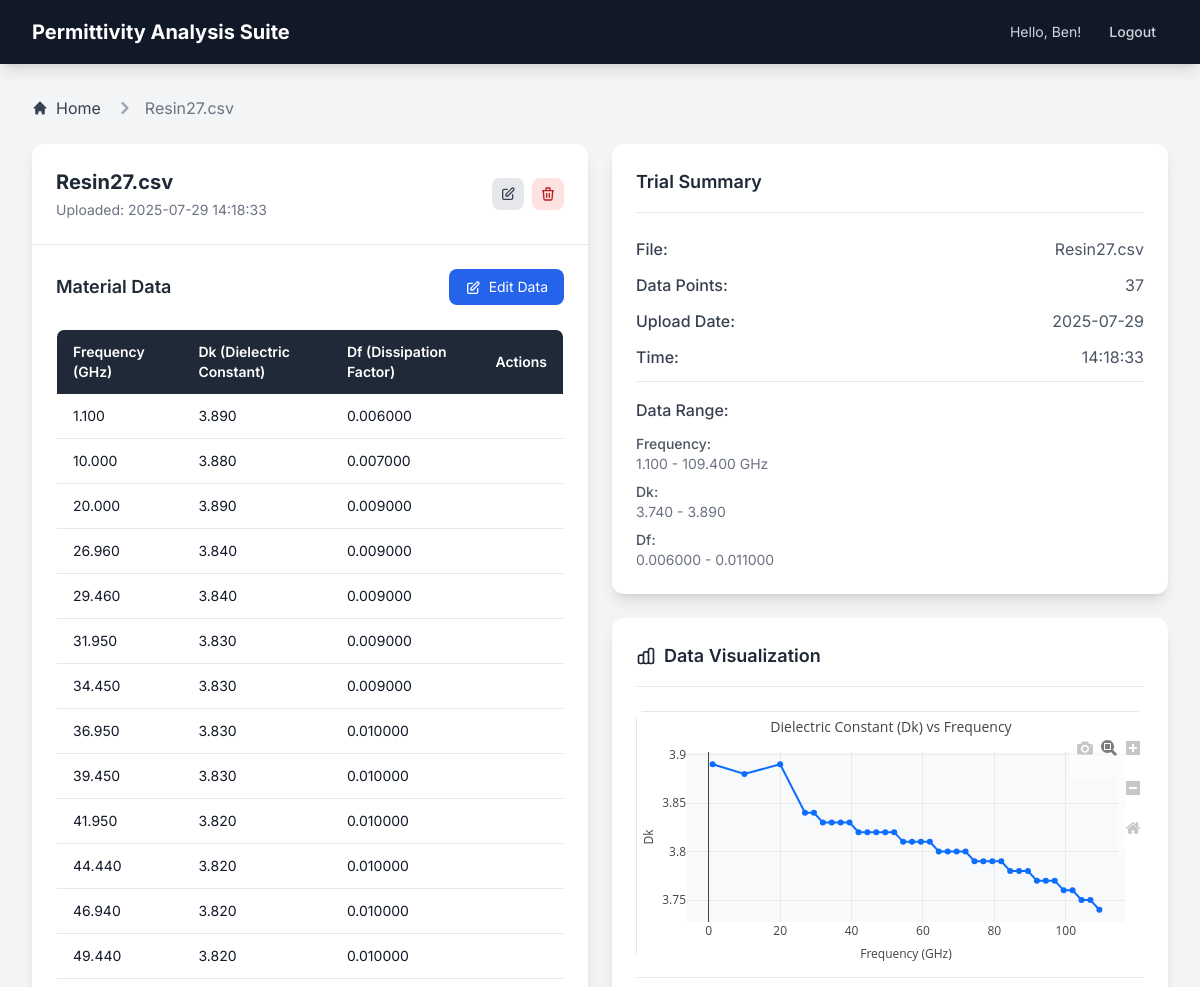
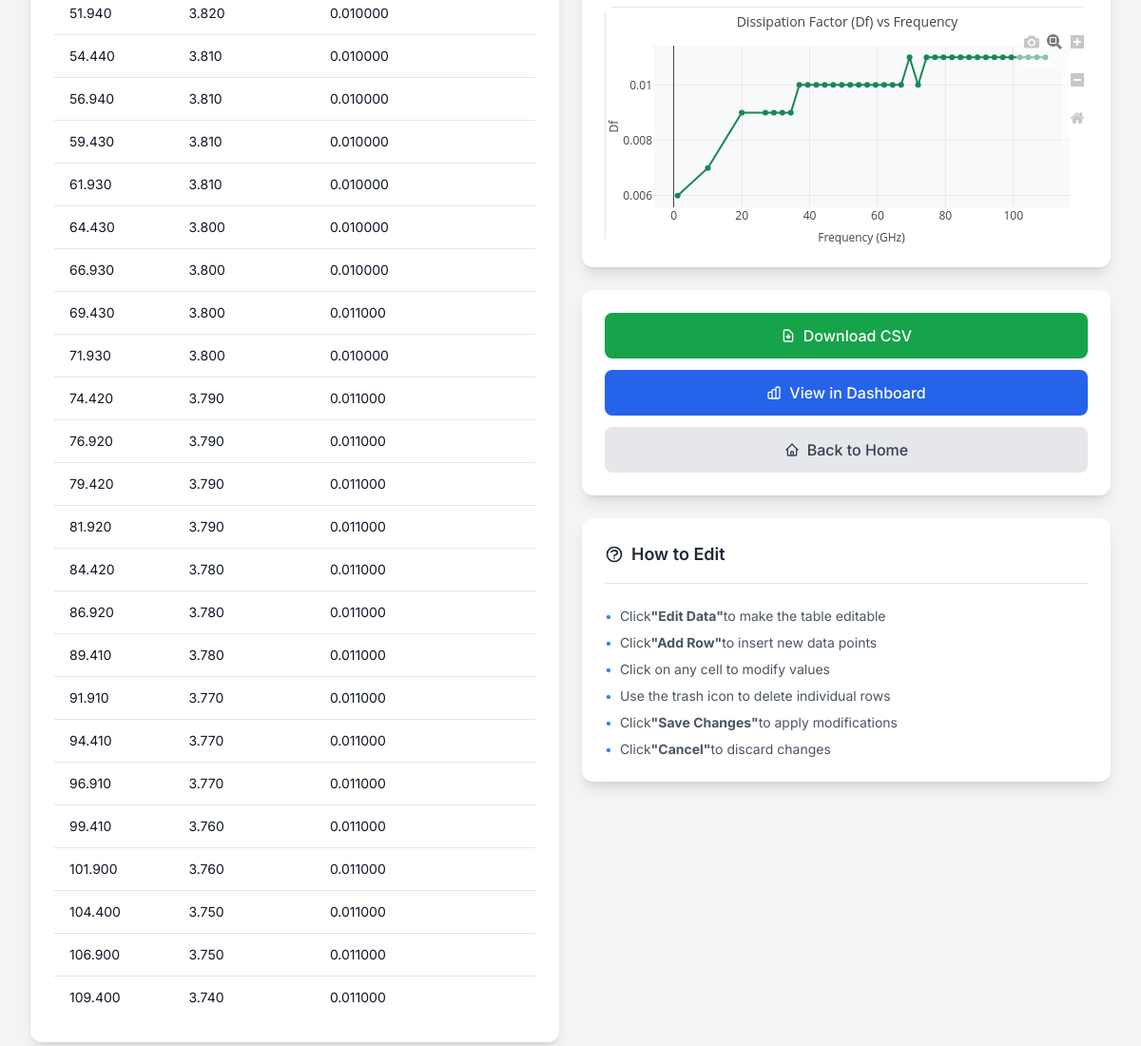
The page /trial/1 (signed in) on the database its author committed (2 pictures, top to bottom).
### app/auth/models.py (models this page shows, shortened)
class User(UserMixin, db.Model):
    id = db.Column(db.Integer, primary_key=True)
    username = db.Column(db.String(80), unique=True, nullable=False, index=True)
    email = db.Column(db.String(120), unique=True, nullable=False, index=True)
    password_hash = db.Column(db.String(128))
    trials = db.relationship('Trial', backref='user', lazy='dynamic')

class Trial(db.Model):
    id = db.Column(db.Integer, primary_key=True)
    filename = db.Column(db.String(255), nullable=False)
    upload_timestamp = db.Column(db.DateTime, default=datetime.utcnow, nullable=False)
    user_id = db.Column(db.Integer, db.ForeignKey('user.id'), nullable=False)
    data_fingerprint = db.Column(db.String(64), nullable=True, index=True)  # SHA256 hash of data content
    material_data = db.relationship('MaterialData', backref='trial', lazy='dynamic', cascade='all, delete-orphan')
    fitted_models = db.relationship('FittedModel', backref='trial', lazy='dynamic', cascade='all, delete-orphan')

class MaterialData(db.Model):
    id = db.Column(db.Integer, primary_key=True)
    frequency_ghz = db.Column(db.Float, nullable=False)
    dk = db.Column(db.Float, nullable=False)  # Dielectric constant
    df = db.Column(db.Float, nullable=False)  # Dissipation factor
    trial_id = db.Column(db.Integer, db.ForeignKey('trial.id'), nullable=False)

### app/main/routes.py (the view)
@bp.route('/trial/<int:trial_id>')
@login_required
def view_trial(trial_id):
    trial = Trial.query.filter_by(id=trial_id, user_id=current_user.id).first_or_404()
    material_data = trial.material_data.all()
    return render_template('view_trial.html', title=f'Trial: {trial.filename}',
                         trial=trial, material_data=material_data)

### app/templates/view_trial.html (shortened to what this page needs)
{% extends "base.html" %}
{% block content %}
<div class="mb-6">
    <nav class="flex" aria-label="Breadcrumb">
        <ol class="inline-flex items-center space-x-1 md:space-x-3">
            <li class="inline-flex items-center">
                <a href="{{ url_for('main.index') }}" class="text-gray-700 hover:text-blue-600 inline-flex items-center">
                    <svg class="w-4 h-4 mr-2" fill="currentColor" viewBox="0 0 20 20">
                        <path d="M10.707 2.293a1 1 0 00-1.414 0l-7 7a1 1 0 001.414 1.414L4 10.414V17a1 1 0 001 1h2a1 1 0 001-1v-2a1 1 0 011-1h2a1 1 0 011 1v2a1 1 0 001 1h2a1 1 0 001-1v-6.586l.293.293a1 1 0 001.414-1.414l-7-7z"/>
                    </svg>
                    Home
                </a>
            </li>
            <li>
                <div class="flex items-center">
                    <svg class="w-6 h-6 text-gray-400" fill="currentColor" viewBox="0 0 20 20">
                        <path fill-rule="evenodd" d="M7.293 14.707a1 1 0 010-1.414L10.586 10 7.293 6.707a1 1 0 011.414-1.414l4 4a1 1 0 010 1.414l-4 4a1 1 0 01-1.414 0z" clip-rule="evenodd"/>
                    </svg>
                    <span class="ml-1 text-gray-500 md:ml-2" aria-current="page">{{ trial.filename }}</span>
                </div>
            </li>
        </ol>
    </nav>
</div>
<div class="grid grid-cols-1 lg:grid-cols-2 gap-6">
    <div>
        <div class="bg-white rounded-xl shadow-lg">
            <div class="flex justify-between items-center border-b border-gray-200 p-6">
                <div>
                    <h3 class="text-xl font-bold text-gray-800 mb-1" data-trial-name="{{ trial.filename }}">{{ trial.filename }}</h3>
                    <p class="text-gray-500 text-sm mb-0">Uploaded: {{ trial.upload_timestamp.strftime('%Y-%m-%d %H:%M:%S') }}</p>
                </div>
                <div class="flex space-x-2">
                    <button type="button" class="bg-gray-200 hover:bg-gray-300 text-gray-700 p-2 rounded-lg text-sm transition-colors" id="edit-trial-btn" title="Edit trial name">
                        <svg class="w-4 h-4" fill="none" stroke="currentColor" viewBox="0 0 24 24">
                            <path stroke-linecap="round" stroke-linejoin="round" stroke-width="2" d="M11 5H6a2 2 0 00-2 2v11a2 2 0 002 2h11a2 2 0 002-2v-5m-1.414-9.414a2 2 0 112.828 2.828L11.828 15H9v-2.828l8.586-8.586z"/>
                        </svg>
                    </button>
                    <button type="button" class="bg-red-100 hover:bg-red-200 text-red-700 p-2 rounded-lg text-sm transition-colors" id="delete-trial-btn" title="Delete trial">
                        <svg class="w-4 h-4" fill="none" stroke="currentColor" viewBox="0 0 24 24">
                            <path stroke-linecap="round" stroke-linejoin="round" stroke-width="2" d="M19 7l-.867 12.142A2 2 0 0116.138 21H7.862a2 2 0 01-1.995-1.858L5 7m5 4v6m4-6v6m1-10V4a1 1 0 00-1-1h-4a1 1 0 00-1 1v3M4 7h16"/>
                        </svg>
                    </button>
                </div>
            </div>
            <div class="p-6">
                <div class="flex justify-between items-center mb-6">
                    <h5 class="text-lg font-semibold text-gray-800">Material Data</h5>
                    <div class="flex space-x-2">
                        <button type="button" class="bg-blue-600 hover:bg-blue-700 text-white py-2 px-4 text-sm rounded-lg transition-colors" id="edit-mode-btn">
                            <svg class="w-4 h-4 inline mr-1" fill="none" stroke="currentColor" viewBox="0 0 24 24">
                                <path stroke-linecap="round" stroke-linejoin="round" stroke-width="2" d="M11 5H6a2 2 0 00-2 2v11a2 2 0 002 2h11a2 2 0 002-2v-5m-1.414-9.414a2 2 0 112.828 2.828L11.828 15H9v-2.828l8.586-8.586z"/>
                            </svg>
                            Edit Data
                        </button>
                    </div>
                </div>
                <div class="table-container">
                    <table class="w-full border border-gray-200 rounded-lg overflow-hidden" id="material-data-table">
                        <thead class="bg-gray-800 text-white">
                            <tr>
                                <th class="px-4 py-3 text-left text-sm font-semibold">Frequency (GHz)</th>
                                <th class="px-4 py-3 text-left text-sm font-semibold">Dk (Dielectric Constant)</th>
                                <th class="px-4 py-3 text-left text-sm font-semibold">Df (Dissipation Factor)</th>
                                <th class="px-4 py-3 text-left text-sm font-semibold w-20">Actions</th>
                            </tr>
                        </thead>
                        <tbody class="bg-white divide-y divide-gray-200">
                            {% for data in material_data %}
                            <tr class="hover:bg-gray-50 transition-colors" data-data-id="{{ data.id }}">
                                <td class="px-4 py-3 text-sm text-gray-900">{{ "%.3f"|format(data.frequency_ghz) }}</td>
                                <td class="px-4 py-3 text-sm text-gray-900">{{ "%.3f"|format(data.dk) }}</td>
                                <td class="px-4 py-3 text-sm text-gray-900">{{ "%.6f"|format(data.df) }}</td>
                                <td class="px-4 py-3 text-sm text-gray-900"></td>
                            </tr>
                            {% endfor %}
                        </tbody>
                    </table>
                </div>
            </div>
        </div>
    </div>
    <div>
        <div class="bg-white rounded-xl shadow-lg p-6">
            <div class="border-b border-gray-200 pb-4 mb-6">
                <h5 class="text-lg font-semibold text-gray-800">Trial Summary</h5>
            </div>
            <div class="space-y-3">
                <div class="flex justify-between">
                    <span class="font-medium text-gray-700">File:</span>
                    <span class="text-gray-600" data-trial-name="{{ trial.filename }}">{{ trial.filename }}</span>
                </div>
                <div class="flex justify-between">
                    <span class="font-medium text-gray-700">Data Points:</span>
                    <span class="text-gray-600" data-stat="data-points">{{ material_data|length }}</span>
                </div>
                <div class="flex justify-between">
                    <span class="font-medium text-gray-700">Upload Date:</span>
                    <span class="text-gray-600">{{ trial.upload_timestamp.strftime('%Y-%m-%d') }}</span>
                </div>
                <div class="flex justify-between">
                    <span class="font-medium text-gray-700">Time:</span>
                    <span class="text-gray-600">{{ trial.upload_timestamp.strftime('%H:%M:%S') }}</span>
                </div>
                {% if material_data %}
                <div class="border-t border-gray-200 pt-4 mt-6">
                    <h6 class="font-medium text-gray-700 mb-3">Data Range:</h6>
                    <div class="space-y-2 text-sm">
                        <div>
                            <span class="font-medium text-gray-600">Frequency:</span><br>
                            <span class="text-gray-500" data-stat="freq-range">{{ "%.3f"|format(material_data|map(attribute='frequency_ghz')|min) }} -
                            {{ "%.3f"|format(material_data|map(attribute='frequency_ghz')|max) }} GHz</span>
                        </div>
                        <div>
                            <span class="font-medium text-gray-600">Dk:</span><br>
                            <span class="text-gray-500" data-stat="dk-range">{{ "%.3f"|format(material_data|map(attribute='dk')|min) }} -
                            {{ "%.3f"|format(material_data|map(attribute='dk')|max) }}</span>
                        </div>
                        <div>
                            <span class="font-medium text-gray-600">Df:</span><br>
                            <span class="text-gray-500" data-stat="df-range">{{ "%.6f"|format(material_data|map(attribute='df')|min) }} -
                            {{ "%.6f"|format(material_data|map(attribute='df')|max) }}</span>
                        </div>
                    </div>
                </div>
                {% endif %}
            </div>
        </div>
        {% if material_data %}
        <div class="bg-white rounded-xl shadow-lg p-6 mt-6">
            <div class="border-b border-gray-200 pb-4 mb-6">
                <h6 class="text-lg font-semibold text-gray-800 flex items-center">
                    Data Visualization
                </h6>
            </div>
            <div>
                <div id="dk-chart" style="height: 250px;"></div>
                <div class="border-t border-gray-200 my-4"></div>
                <div id="df-chart" style="height: 250px;"></div>
            </div>
        </div>
        {% endif %}
        <div class="bg-white rounded-xl shadow-lg p-6 mt-6">
            <div class="space-y-3">
                <a href="{{ url_for('main.download_trial_csv', trial_id=trial.id) }}" class="w-full bg-green-600 hover:bg-green-700 text-white font-medium py-3 px-4 rounded-lg transition-colors duration-300 flex items-center justify-center">
                    <svg class="w-4 h-4 mr-2" fill="none" stroke="currentColor" viewBox="0 0 24 24">
                        <path stroke-linecap="round" stroke-linejoin="round" stroke-width="2" d="M12 10v6m0 0l-3-3m3 3l3-3m2 8H7a2 2 0 01-2-2V5a2 2 0 012-2h5.586a1 1 0 01.707.293l5.414 5.414a1 1 0 01.293.707V19a2 2 0 01-2 2z"/>
                    </svg>
                    Download CSV
                </a>
                <a href="{{ url_for('main.dashboard') }}" class="w-full bg-blue-600 hover:bg-blue-700 text-white font-medium py-3 px-4 rounded-lg transition-colors duration-300 flex items-center justify-center">
                    View in Dashboard
                </a>
                <a href="{{ url_for('main.index') }}" class="w-full bg-gray-200 hover:bg-gray-300 text-gray-700 font-medium py-3 px-4 rounded-lg transition-colors duration-300 flex items-center justify-center">
                    <svg class="w-4 h-4 mr-2" fill="none" stroke="currentColor" viewBox="0 0 24 24">
                        <path stroke-linecap="round" stroke-linejoin="round" stroke-width="2" d="M3 12l2-2m0 0l7-7 7 7M5 10v10a1 1 0 001 1h3m10-11l2 2m-2-2v10a1 1 0 01-1 1h-3m-6 0a1 1 0 001-1v-4a1 1 0 011-1h2a1 1 0 011 1v4a1 1 0 001 1m-6 0h6"/>
                    </svg>
                    Back to Home
                </a>
            </div>
        </div>
        <div class="bg-white rounded-xl shadow-lg p-6 mt-6">
            <div class="border-b border-gray-200 pb-4 mb-6">
                <h6 class="text-lg font-semibold text-gray-800 flex items-center">
                    <svg class="w-5 h-5 mr-2" fill="none" stroke="currentColor" viewBox="0 0 24 24">
                        <path stroke-linecap="round" stroke-linejoin="round" stroke-width="2" d="M8.228 9c.549-1.165 2.03-2 3.772-2 2.21 0 4 1.343 4 3 0 1.4-1.278 2.575-3.006 2.907-.542.104-.994.54-.994 1.093m0 3h.01M21 12a9 9 0 11-18 0 9 9 0 0118 0z"/>
                    </svg>
                    How to Edit
                </h6>
            </div>
            <div class="text-sm text-gray-600">
                <ul class="space-y-2 mb-0">
                    <li class="flex items-start">
                        <span class="text-blue-500 mr-2">•</span>
                        Click <strong>"Edit Data"</strong> to make the table editable
                    </li>
                    <li class="flex items-start">
                        <span class="text-blue-500 mr-2">•</span>
                        Click <strong>"Add Row"</strong> to insert new data points
                    </li>
                    <li class="flex items-start">
                        <span class="text-blue-500 mr-2">•</span>
                        Click on any cell to modify values
                    </li>
                    <li class="flex items-start">
                        <span class="text-blue-500 mr-2">•</span>
                        Use the trash icon to delete individual rows
                    </li>
                    <li class="flex items-start">
                        <span class="text-blue-500 mr-2">•</span>
                        Click <strong>"Save Changes"</strong> to apply modifications
                    </li>
                    <li class="flex items-start">
                        <span class="text-blue-500 mr-2">•</span>
                        Click <strong>"Cancel"</strong> to discard changes
                    </li>
                </ul>
            </div>
        </div>
    </div>
</div>
</div>
{% endblock %}

### app/templates/base.html (shortened to what this page needs)
<!DOCTYPE html>
<html lang="en" class="h-full">
<head>
    <script src="https://cdn.tailwindcss.com"></script>
    <link href="{{ url_for('static', filename='css/main.css') }}" rel="stylesheet">
</head>
<body class="bg-gray-100 text-gray-800 h-full flex flex-col">
    <nav class="bg-gray-900 shadow-lg">
        <div class="container mx-auto px-4 md:px-6 lg:px-8 max-w-7xl">
            <div class="flex justify-between items-center h-16">
                <a href="{{ url_for('main.index') }}" class="text-xl font-bold text-white hover:text-blue-200 transition-colors">
                    Permittivity Analysis Suite
                </a>
                <div class="flex items-center space-x-4">
                    {% if current_user.is_anonymous %}
                        <a href="{{ url_for('auth.login') }}" class="text-gray-300 hover:text-white hover:bg-gray-700 px-3 py-2 rounded-md text-sm font-medium transition-colors">Login</a>
                        <a href="{{ url_for('auth.register') }}" class="bg-blue-600 hover:bg-blue-700 text-white px-4 py-2 rounded-md text-sm font-medium transition-colors">Register</a>
                    {% else %}
                        <span class="text-gray-300 text-sm">Hello, {{ current_user.username }}!</span>
                        <a href="{{ url_for('auth.logout') }}" class="text-gray-300 hover:text-white hover:bg-gray-700 px-3 py-2 rounded-md text-sm font-medium transition-colors">Logout</a>
                    {% endif %}
                </div>
            </div>
        </div>
    </nav>
    <main class="flex-1">
        <div class="container mx-auto p-4 md:p-6 lg:p-8 max-w-7xl">
            {% block content %}{% endblock %}
    </main>
</body>
</html>

### app/static/css/main.css (style rules this page uses)
.fade-in { animation: fadeIn 0.3s ease-out; }
.table-container { max-height: calc(50 * 3rem); overflow-y: auto; overflow-x: auto; border-radius: 0.5rem; }
.table-container table thead { position: sticky; top: 0; z-index: 10; }
#dk-chart, #df-chart { border-radius: 0.5rem; background-color: #ffffff; border: 1px solid #e5e7eb; }

### app/templates/base.html (style rules this page uses)
body { font-family: 'Inter', sans-serif; }

### rows shown on the page
User: username "Ben"
Trial: filename "Resin27.csv", upload_timestamp "2025-07-29 14:18:33", upload_timestamp "2025-07-29", upload_timestamp "14:18:33"
MaterialData: frequency_ghz "1.100", dk "3.890", df "0.006000"
MaterialData: frequency_ghz "10.000", dk "3.880", df "0.007000"
MaterialData: frequency_ghz "20.000", dk "3.890", df "0.009000"
MaterialData: frequency_ghz "26.960", dk "3.840", df "0.009000"
MaterialData: frequency_ghz "29.460", dk "3.840", df "0.009000"
MaterialData: frequency_ghz "31.950", dk "3.830", df "0.009000"
MaterialData: frequency_ghz "34.450", dk "3.830", df "0.009000"
MaterialData: frequency_ghz "36.950", dk "3.830", df "0.010000"
MaterialData: frequency_ghz "39.450", dk "3.830", df "0.010000"
MaterialData: frequency_ghz "41.950", dk "3.820", df "0.010000"
MaterialData: frequency_ghz "44.440", dk "3.820", df "0.010000"
MaterialData: frequency_ghz "46.940", dk "3.820", df "0.010000"
MaterialData: frequency_ghz "49.440", dk "3.820", df "0.010000"
MaterialData: frequency_ghz "51.940", dk "3.820", df "0.010000"
MaterialData: frequency_ghz "54.440", dk "3.810", df "0.010000"
MaterialData: frequency_ghz "56.940", dk "3.810", df "0.010000"
MaterialData: frequency_ghz "59.430", dk "3.810", df "0.010000"
MaterialData: frequency_ghz "61.930", dk "3.810", df "0.010000"
MaterialData: frequency_ghz "64.430", dk "3.800", df "0.010000"
MaterialData: frequency_ghz "66.930", dk "3.800", df "0.010000"
MaterialData: frequency_ghz "69.430", dk "3.800", df "0.011000"
MaterialData: frequency_ghz "71.930", dk "3.800", df "0.010000"
MaterialData: frequency_ghz "74.420", dk "3.790", df "0.011000"
MaterialData: frequency_ghz "76.920", dk "3.790", df "0.011000"
MaterialData: frequency_ghz "79.420", dk "3.790", df "0.011000"
MaterialData: frequency_ghz "81.920", dk "3.790", df "0.011000"
MaterialData: frequency_ghz "84.420", dk "3.780", df "0.011000"
MaterialData: frequency_ghz "86.920", dk "3.780", df "0.011000"
MaterialData: frequency_ghz "89.410", dk "3.780", df "0.011000"
MaterialData: frequency_ghz "91.910", dk "3.770", df "0.011000"
MaterialData: frequency_ghz "94.410", dk "3.770", df "0.011000"
MaterialData: frequency_ghz "96.910", dk "3.770", df "0.011000"
MaterialData: frequency_ghz "99.410", dk "3.760", df "0.011000"
MaterialData: frequency_ghz "101.900", dk "3.760", df "0.011000"
MaterialData: frequency_ghz "104.400", dk "3.750", df "0.011000"
MaterialData: frequency_ghz "106.900", dk "3.750", df "0.011000"
MaterialData: frequency_ghz "109.400", dk "3.740", df "0.011000"

### other values the page prints
{{ material_data|length }} "37"
{{ "%.3f"|format(material_data|map(attribute='frequency_ghz')|min) }} "1.100"
{{ "%.3f"|format(material_data|map(attribute='frequency_ghz')|max) }} "109.400"
{{ "%.3f"|format(material_data|map(attribute='dk')|min) }} "3.740"
{{ "%.3f"|format(material_data|map(attribute='dk')|max) }} "3.890"
{{ "%.6f"|format(material_data|map(attribute='df')|min) }} "0.006000"
{{ "%.6f"|format(material_data|map(attribute='df')|max) }} "0.011000"
